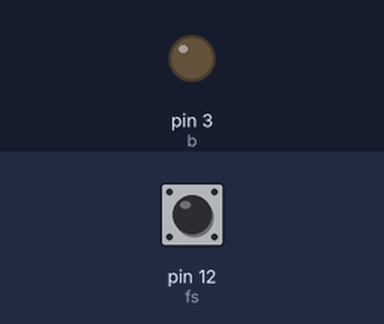
The program below on a simulated Raspberry Pi (header pin numbers). Parts: output pins drawn as LEDs (lit = HIGH). The test bench sets the inputs (shaded band); at power-on: pin 12 (fs) HIGH.

Above: at 1.2 s.
1.3 s: pin 12 (fs) pulled LOW for 0.15 s
At 1.37 s:
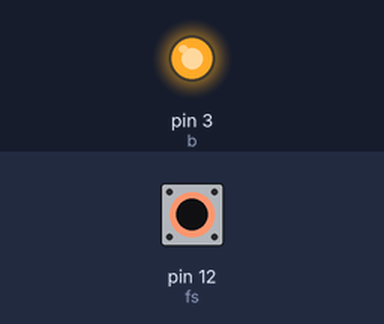
2.9 s: pin 12 (fs) pulled LOW for 3.2 s
At 7.0 s:
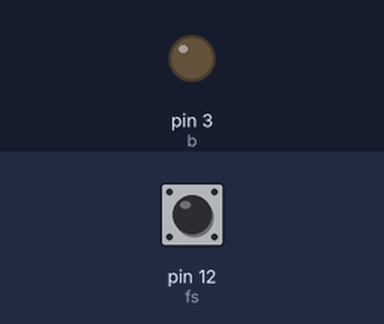
Timing chart, 0 to 8.5 s (numbered marks = the images above; inputs shaded):
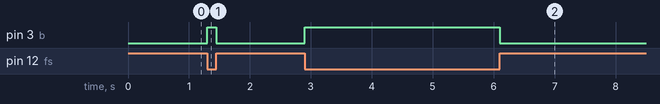

The program:

fire_alarm.py
```python
import RPi.GPIO as GPIO
import time
fs=12
b=3
GPIO.setmode(GPIO.BOARD)
GPIO.setup(b,GPIO.OUT)
GPIO.setup(fs,GPIO.IN,pull_up_down=GPIO.PUD_UP)
while 1:
        val=GPIO.input(fs)
        if not val:
                GPIO.output(b,1)
        else:
                GPIO.output(b,0)
```

Measured:
- after the input at 1.3 s, pin 3 (b): LOW → HIGH at once, → LOW 0.15 s later
- after the input at 2.9 s, pin 3 (b): LOW → HIGH at once, → LOW 3.2 s later
